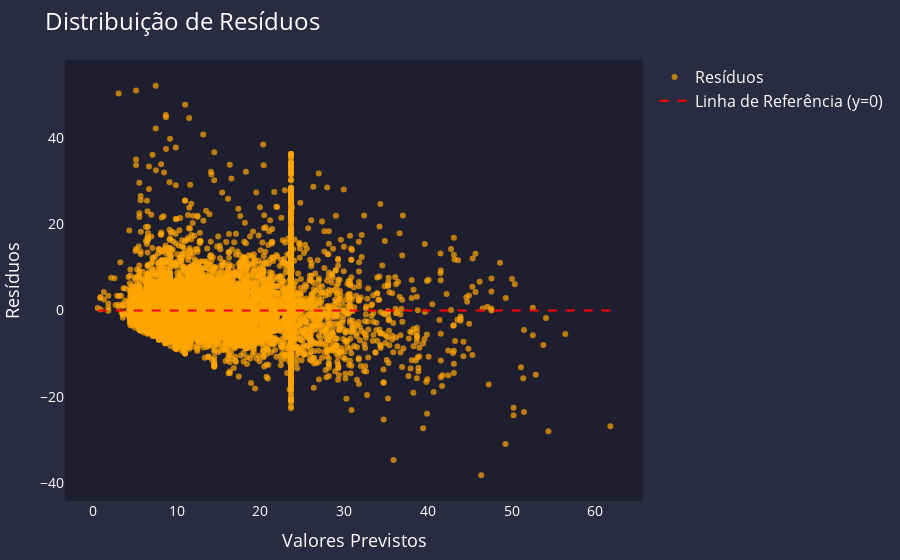

The code cell stored with this chart in its notebook:
### Markdown cell above
Avaliando o gráfico, podemos observar que distribuições dos valores previstos (azul) e reais (marrom) têm um alinhamento razoável. Isso indica que o modelo baseline consegue capturar uma parte relevante da variância dos dados, podendo haver espaço para melhorias.

Agora plotando um gráfico residual para analisar os desvios dos valores previstos em relação aos valores reais:

### Code cell
# Criar o DataFrame de resíduos
residuals_df = pd.DataFrame({
    'Predictions': y_pred_test,
    'Real Values': y_val,
    'Residuals': y_val - y_pred_test
})

# Criar o gráfico de dispersão
fig = go.Figure()

# Adiciona os pontos do gráfico de resíduos
fig.add_trace(go.Scatter(
    x=residuals_df['Predictions'],
    y=residuals_df['Residuals'],
    mode='markers',
    marker=dict(size=6, color='orange', opacity=0.7),
    name='Resíduos'
))

# Adiciona a linha de referência em y=0
fig.add_trace(go.Scatter(
    x=[min(residuals_df['Predictions']), max(residuals_df['Predictions'])],
    y=[0, 0],
    mode='lines',
    line=dict(color='red', dash='dash'),
    name='Linha de Referência (y=0)'
))

# Configuração do layout
fig.update_layout(
    title="Distribuição de Resíduos",
    xaxis_title="Valores Previstos",
    yaxis_title="Resíduos",
    template="plotly",
    plot_bgcolor="#1e1e2f",  # Cor do fundo
    paper_bgcolor="#2a2a40",  # Cor do canvas
    title_font=dict(size=24, color='white'),  # Fonte do título
    xaxis=dict(
        showgrid=False,
        zeroline=False,
        color='white',
        title_font=dict(size=18, color='white'),  # Título do eixo X
        tickfont=dict(size=14, color='white')  # Ticks do eixo X
    ),
    yaxis=dict(
        showgrid=False,
        zeroline=False,
        color='white',
        title_font=dict(size=18, color='white'),  # Título do eixo Y
        tickfont=dict(size=14, color='white')  # Ticks do eixo Y
    ),
    legend=dict(
        title_font=dict(size=18, color='white'),  # Fonte do título da legenda
        font=dict(size=16, color='white')  # Fonte da legenda
    ),
    margin=dict(l=20, r=20, t=60, b=20),
)

# Exibe o gráfico
fig.show()

### Figure 1 — Plotly figure (JSON) as saved in the notebook; plotly's stock layout.template omitted (floating-point values rounded to 4 significant figures; data arrays with more than 128 entries replaced by an {"elided": "..."} marker saying what was removed)
{"data": [{"marker": {"color": "orange", "opacity": 0.7, "size": 6}, "mode": "markers", "name": "Resíduos", "type": "scatter", "x": {"elided": "10875 float values"}, "y": {"elided": "10875 float values"}}, {"line": {"color": "red", "dash": "dash"}, "mode": "lines", "name": "Linha de Referência (y=0)", "type": "scatter", "x": [0.56, 61.78], "y": [0, 0]}], "layout": {"autosize": true, "legend": {"font": {"color": "white", "size": 16}, "title": {"font": {"color": "white", "size": 18}}}, "margin": {"b": 20, "l": 20, "r": 20, "t": 60}, "paper_bgcolor": "#2a2a40", "plot_bgcolor": "#1e1e2f", "title": {"font": {"color": "white", "size": 24}, "text": "Distribuição de Resíduos"}, "xaxis": {"autorange": true, "color": "white", "range": [-3.454, 65.8], "showgrid": false, "tickfont": {"color": "white", "size": 14}, "title": {"font": {"color": "white", "size": 18}, "text": "Valores Previstos"}, "type": "linear", "zeroline": false}, "yaxis": {"autorange": true, "color": "white", "range": [-44.95, 58.89], "showgrid": false, "tickfont": {"color": "white", "size": 14}, "title": {"font": {"color": "white", "size": 18}, "text": "Resíduos"}, "type": "linear", "zeroline": false}}}
